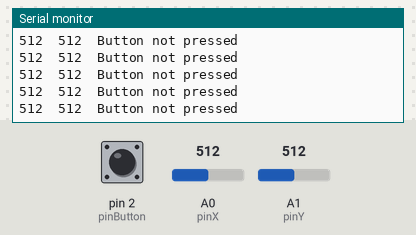
Bench run of a sketch on a simulated Arduino Uno, built with avr-gcc and run on an emulated ATmega328P. On the bench: the last lines printed to the serial monitor. The test bench sets the inputs (shaded band); at power-on: A0 (pinX) = 512, A1 (pinY) = 512, pin 2 (pinButton) HIGH.

Above: at 1.2 s.
1.3 s: A0 (pinX) set to 111
At 2.4 s:
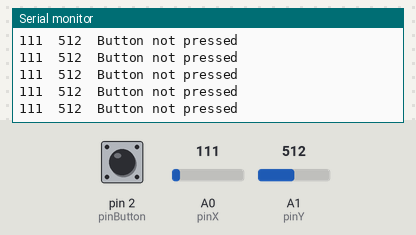
4.3 s: A0 (pinX) set to 95
At 5.3 s:
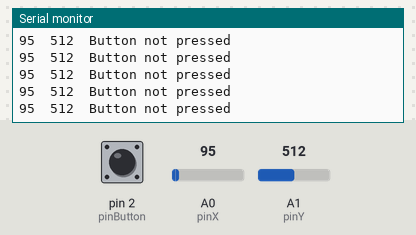
7.3 s: A1 (pinY) set to 107
At 8.4 s:
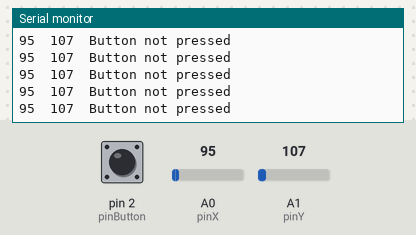
10.3 s: A1 (pinY) set to 91
At 11.1 s:
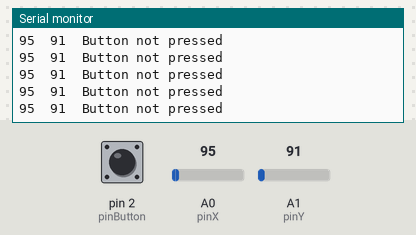
Timing chart, 0 to 13.3 s (numbered marks = the images above; inputs shaded):
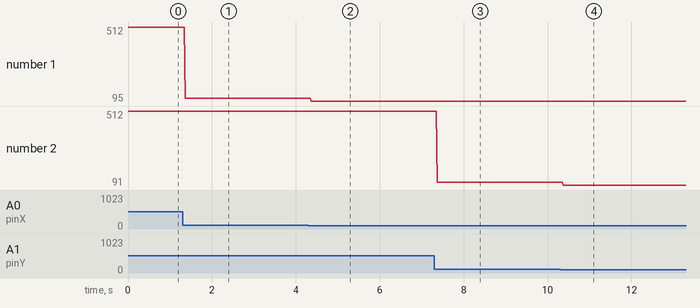

The sketch:

arduino_HW-504_joystick.ino
```cpp
/*
Items:
- Arduino UNO R3
- HW-504 joystick
- papa-mama (5 pieces)

        +-------------------------------+
        |            **********         |
[GDN]---|GDN     ****          ****     |
        |      **                  **   |
 [5V]---|+5V  **                    **  |
        |    **                      ** |
 [A0]---|VRx **                      ** |
        |    **                      ** |
 [A1]---|VRy  **                    **  |
        |      **                  **   |
 [D2]---|SW      ****          ****     |
        |            **********         |
        +-------------------------------+
*/

const int pinX = A0;
const int pinY = A1;
const int pinButton = 2;

void setup() {
  Serial.begin(9600);

  pinMode(pinX, INPUT);
  pinMode(pinY, INPUT);
  pinMode(pinButton, INPUT_PULLUP);
}

void loop() {
  int XValue = analogRead(pinX);
  int YValue = analogRead(pinY);

  Serial.print(XValue);
  Serial.print("\t");

  Serial.print(YValue);
  Serial.print("\t");

  digitalRead(pinButton) ? Serial.print("Button not pressed") : Serial.print("Button pressed");
  Serial.println();
}
```

Measured:
- after the input at 1.3 s, the serial monitor: prints a new line after 0.07 s (image 1)
- after the input at 4.3 s, the serial monitor: prints a new line after 0.07 s (image 2)
- after the input at 7.3 s, the serial monitor: prints a new line after 0.07 s (image 3)
- after the input at 10.3 s, the serial monitor: prints a new line after 0.08 s (image 4)
- plotted number 1: 512 → 111 after the input at 1.3 s, 111 → 95 after the input at 4.3 s
- plotted number 2: 512 → 107 after the input at 7.3 s, 107 → 91 after the input at 10.3 s
